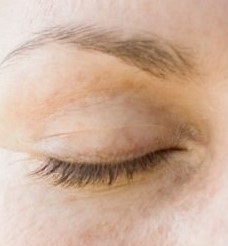
#> input picture data/test/Closed/_129.jpg, 228 x 246 px; its folder holds only this picture in this run
$ python -i 'drowsiness detection.py'   (imports and definitions only)
#> lines starting #> are read from the running program, lines starting #| are printed output that depends on the picture; after the words box and inside, x2 and y2 are one past the last pixel; in counts of white or black regions, pixels touching at a corner belong together
#> further down, picture is the input picture: shape (246, 228, 3); mean B, G, R 152.1, 173.1, 205
import cv2
import numpy as np
import pygame
from pygame import mixer
import os
import time

# Initialize pygame mixer
# [2 lines not run here, left out]

# Check if alarm file exists and test sound
alarm_file = 'alarm.wav'
# [3 lines not run here, left out]

sound = mixer.Sound(alarm_file)
# [4 lines not run here, left out]

# Load Haar cascades for face and eye detection
cascade_path = 'haar_cascade_files/'
face_cascade_file = os.path.join(cascade_path, 'haarcascade_frontalface_alt.xml')
left_eye_cascade_file = os.path.join(cascade_path, 'haarcascade_lefteye_2splits.xml')
right_eye_cascade_file = os.path.join(cascade_path, 'haarcascade_righteye_2splits.xml')

# Check if files exist
# [4 lines not run here, left out]

face_cascade = cv2.CascadeClassifier(face_cascade_file)
left_eye_cascade = cv2.CascadeClassifier(left_eye_cascade_file)
right_eye_cascade = cv2.CascadeClassifier(right_eye_cascade_file)

# Check if cascades are loaded
# [3 lines not run here, left out]

# Global variables for drowsiness detection
EYE_AR_THRESH = 0.3
EYE_AR_CONSEC_FRAMES = 10
COUNTER = 0
ALARM_ON = False

def eye_aspect_ratio(eye):
    # Compute the eye aspect ratio
    height = abs(eye[1] - eye[3])
    width = abs(eye[0] - eye[2])
    ear = height / (width + 1e-6)  # Add small value to avoid division by zero
    return ear

def detect_drowsiness(frame):
    global COUNTER, ALARM_ON

    gray = cv2.cvtColor(frame, cv2.COLOR_BGR2GRAY)
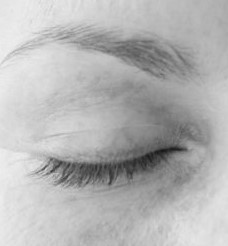
#> gray: shape (246, 228); min 23, max 241, mean 180.2
    faces = face_cascade.detectMultiScale(gray, scaleFactor=1.1, minNeighbors=5, minSize=(30, 30))
#> faces = ()

    if len(faces) == 0:
        cv2.putText(frame, "No face detected", (10, 30), cv2.FONT_HERSHEY_SIMPLEX, 0.7, (0, 0, 255), 2)
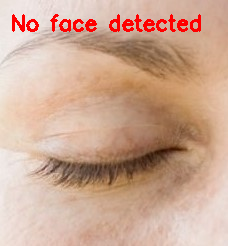
#> frame: shape (246, 228, 3); 2.35% of pixels changed, all inside (x1, y1, x2, y2) = (12, 14, 201, 32)
        return frame

    for (x, y, w, h) in faces:
        cv2.rectangle(frame, (x, y), (x+w, y+h), (255, 0, 0), 2)
        roi_gray = gray[y:y+h, x:x+w]
        roi_color = frame[y:y+h, x:x+w]

        left_eyes = left_eye_cascade.detectMultiScale(roi_gray)
        right_eyes = right_eye_cascade.detectMultiScale(roi_gray)

        eyes = np.vstack((left_eyes, right_eyes)) if len(left_eyes) and len(right_eyes) else np.array([])

        if len(eyes) >= 2:
            for (ex, ey, ew, eh) in eyes[:2]:
                cv2.rectangle(roi_color, (ex, ey), (ex+ew, ey+eh), (0, 255, 0), 2)

            ears = [eye_aspect_ratio(eye) for eye in eyes[:2]]
            avg_ear = sum(ears) / len(ears)

            cv2.putText(frame, f"EAR: {avg_ear:.2f}", (300, 30), cv2.FONT_HERSHEY_SIMPLEX, 0.7, (255, 0, 0), 2)

            if avg_ear < EYE_AR_THRESH:
                COUNTER += 1
                cv2.putText(frame, f"Counter: {COUNTER}", (10, 60), cv2.FONT_HERSHEY_SIMPLEX, 0.7, (0, 255, 255), 2)
                if COUNTER >= EYE_AR_CONSEC_FRAMES:
                    if not ALARM_ON:
                        ALARM_ON = True
                        sound.play()
                    cv2.putText(frame, "DROWSY!", (10, 30), cv2.FONT_HERSHEY_SIMPLEX, 0.7, (0, 0, 255), 2)
            else:
                COUNTER = 0
                ALARM_ON = False
                sound.stop()
        else:
            cv2.putText(frame, f"Eyes detected: {len(eyes)}", (10, 60), cv2.FONT_HERSHEY_SIMPLEX, 0.7, (0, 255, 255), 2)

    return frame

# Capture video from the webcam
# [21 lines not run here, left out]

>>> import cv2
>>> picture = cv2.imread('data/test/Closed/_129.jpg')
>>> result = detect_drowsiness(picture)

$ run again, on data/test/Closed/_152.jpg
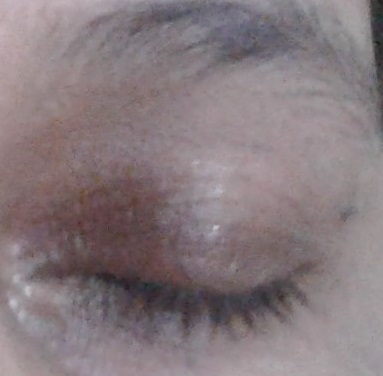
#> input picture data/test/Closed/_152.jpg, 383 x 376 px
#> picture is the input picture: shape (376, 383, 3); mean B, G, R 125.5, 121.6, 134.3
#> faces = ()
#> in detect_drowsiness, `cv2.putText(frame, "No face detected", (10, 30), cv2.FONT_HERSHEY_SIMP..`:
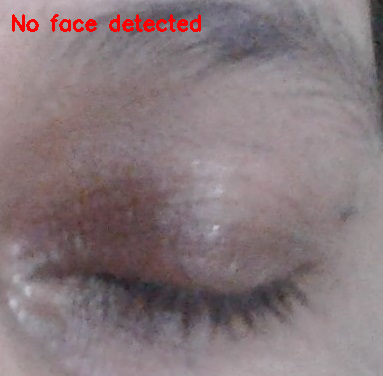
#> frame: shape (376, 383, 3); 0.91% of pixels changed, all inside (x1, y1, x2, y2) = (12, 14, 201, 32)

$ run again, on data/test/Closed/_159.jpg
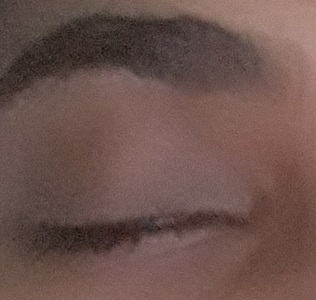
#> input picture data/test/Closed/_159.jpg, 316 x 300 px
#> picture is the input picture: shape (300, 316, 3); mean B, G, R 77.3, 82.7, 108.9
#> in detect_drowsiness, `gray = cv2.cvtColor(frame, cv2.COLOR_BGR2GRAY)`:
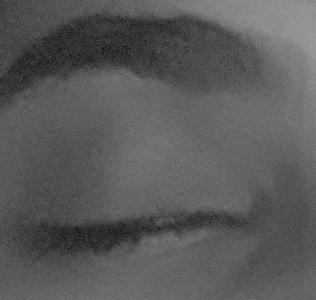
#> gray: shape (300, 316); min 18, max 160, mean 89.9
#> faces = ()
#> in detect_drowsiness, `cv2.putText(frame, "No face detected", (10, 30), cv2.FONT_HERSHEY_SIMP..`:
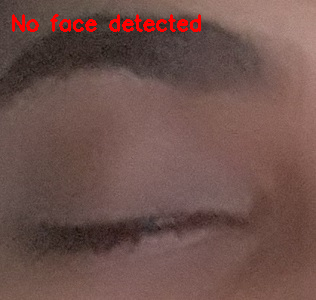
#> frame: shape (300, 316, 3); 1.39% of pixels changed, all inside (x1, y1, x2, y2) = (12, 14, 201, 32)

$ run again, on data/test/Closed/_161.jpg
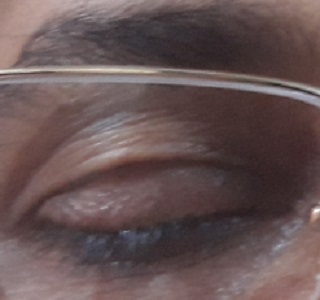
#> input picture data/test/Closed/_161.jpg, 320 x 300 px
#> picture is the input picture: shape (300, 320, 3); mean B, G, R 83.2, 82.9, 101.8
#> in detect_drowsiness, `gray = cv2.cvtColor(frame, cv2.COLOR_BGR2GRAY)`:
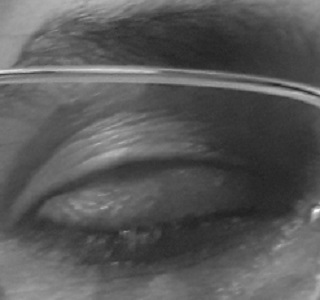
#> gray: shape (300, 320); min 32, max 253, mean 88.6
#> faces = ()
#> in detect_drowsiness, `cv2.putText(frame, "No face detected", (10, 30), cv2.FONT_HERSHEY_SIMP..`:
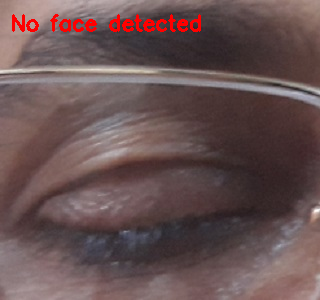
#> frame: shape (300, 320, 3); 1.37% of pixels changed, all inside (x1, y1, x2, y2) = (12, 14, 201, 32)
